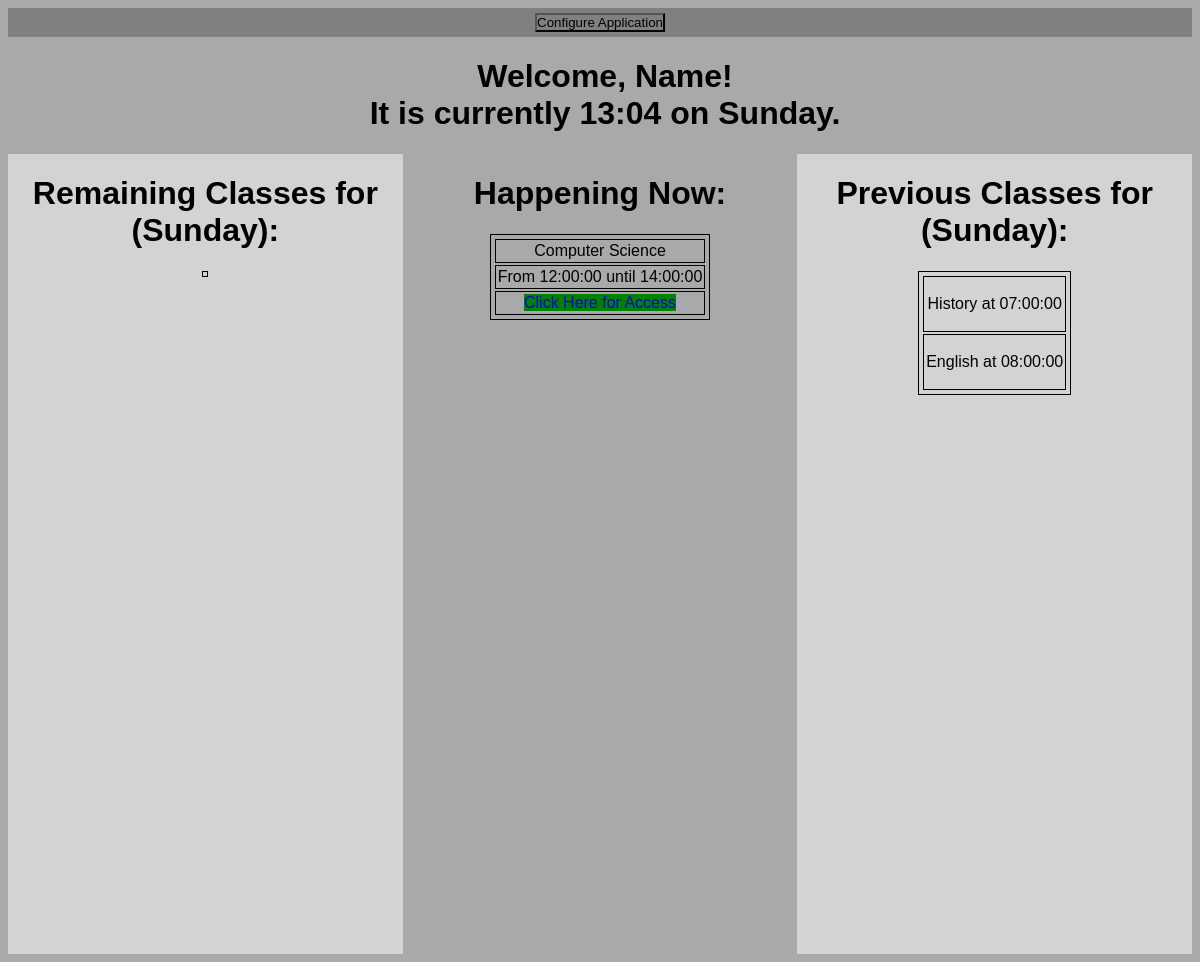
The page / on the database its author committed.
### SchooLinky.py (models this page shows)
class StudentClass(db.Model):
    id = db.Column(db.Integer, primary_key=True, nullable=False)
    title = db.Column(db.String(255), nullable=False, server_default="Generic Course")
    link = db.Column(db.String(255), server_default="https://www.google.com")
    day = db.Column(db.String(10))
    start = db.Column(db.Time, default=datetime.time(0, 0))
    end = db.Column(db.Time, default=datetime.time(0, 0))

### SchooLinky.py (the view)
@app.route('/')
def index():
    global name
    today = datetime.datetime.now().strftime('%A')
    time = datetime.datetime.now().time().strftime('%H:%M')
    classes = getClasses(today)
    upcoming = getNext(classes)
    current = getCurrent(upcoming)
    previous = getPrevious(classes)
    return render_template('/public/index.html', name=name, time=time, today=today, upcoming=upcoming, current=current, previous=previous)

### SchooLinky.py (called while the page is built)
def getNext(classes):
    upcoming = []
    now = datetime.datetime.now().time()
    for course in classes:
        if (course.end >= now):
            upcoming.append(course)
    return upcoming

def getCurrent(upcoming):
    try:
        return upcoming.pop(0)
    except:
        return StudentClass()

def getPrevious(classes):
    previous = []
    now = datetime.datetime.now().time()
    for course in classes:
        if (course.end < now):
            previous.append(course)
    return previous

### templates/public/index.html (shortened to what this page needs)
{% extends 'base.html' %}
{% block body %}
    <div class="conf">
        <button onclick="window.location.href='/configure'">Configure Application</button>
    </div>
    <div class="welcomeBar">
        <h1>
            Welcome, {{name}}! <br>
            It is currently {{time}} on {{today}}.
        </h1>
    </div>
    <div class="container">
        <div class="nextClasses">
            <h1 class="nextClasses">Remaining Classes for ({{today}}):</h1>
            <table>
            </table>
        </div>
        <div class="currentClass">
            <h1 class="currentClass">Happening Now:</h1>
            <table>
                <tr>
                    <td style="size: 3em; text-decoration: bold;">
                        {{current.title}}
                    </td>
                </tr>
                <tr>
                    <td>
                        From {{current.start}} until {{current.end}}
                    </td>
                </tr>
                <tr>
                    <td>
                        <a href="{{current.link}}" style="background-color: green; text-decoration: none;">Click Here for Access</a>
                    </td>
                </tr>
            </table>
        </div>
        <div class="prevClasses">
            <h1 class="prevClasses">Previous Classes for ({{today}}):</h1>
            <table>
                    {% for class in previous %}
                    <tr>
                        <td>
                            <p class="prevClasses">{{class.title}} at {{class.start}}</p>
                        </td>
                    </tr>
                    {% endfor %}
            </table>
        </div>
    </div>
{% endblock %}

### static/css/main.css (style rules this page uses)
* { font-family: sans-serif; text-align: center; padding: 0; }
.conf, .conf > button { margin: 5px 0px; background-color: gray; }
.container { display: flex; justify-content: center; align-content: stretch; height: 100vh; }
.container > div { flex: 1; }
.welcomeBar { width: 100%; background-color: darkgray; margin: 5px; }
.currentClass { background-color: darkgray; }
.nextClasses { background-color: lightgray; }
.prevClasses { background-color: lightgray; }
table, td, tr { padding: 2px; border: 1px solid black; text-align: center; margin-left: auto; margin-right: auto; }

### rows shown on the page
StudentClass: title "Computer Science", start "12:00:00", end "14:00:00"
StudentClass: title "History", start "07:00:00"
StudentClass: title "English", start "08:00:00"

### other values the page prints
{{ name }} "Name"
{{ time }} "13:04"
